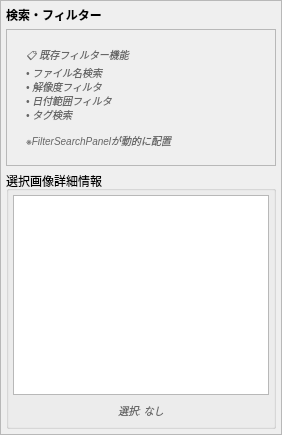
      <widget class="QFrame" name="frameFilterSearchPanel">
       <property name="minimumSize">
        <size>
         <width>250</width>
         <height>0</height>
        </size>
       </property>
       <property name="maximumSize">
        <size>
         <width>400</width>
         <height>16777215</height>
        </size>
       </property>
       <property name="frameShape">
        <enum>QFrame::Shape::StyledPanel</enum>
       </property>
       <property name="frameShadow">
        <enum>QFrame::Shadow::Raised</enum>
       </property>
       <layout class="QVBoxLayout" name="verticalLayout_filterSearch">
        <property name="spacing">
         <number>5</number>
        </property>
        <property name="leftMargin">
         <number>5</number>
        </property>
        <property name="topMargin">
         <number>5</number>
        </property>
        <property name="rightMargin">
         <number>5</number>
        </property>
        <property name="bottomMargin">
         <number>5</number>
        </property>
        <item>
         <widget class="QLabel" name="labelFilterSearch">
          <property name="styleSheet">
           <string>font-weight: bold;</string>
          </property>
          <property name="text">
           <string>検索・フィルター</string>
          </property>
         </widget>
        </item>
        <item>
         <widget class="QFrame" name="frameFilterSearchContent">
          <property name="frameShape">
           <enum>QFrame::Shape::NoFrame</enum>
          </property>
          <layout class="QVBoxLayout" name="verticalLayout_filterSearchContent">
           <property name="spacing">
            <number>5</number>
           </property>
           <property name="leftMargin">
            <number>0</number>
           </property>
           <property name="topMargin">
            <number>0</number>
           </property>
           <property name="rightMargin">
            <number>0</number>
           </property>
           <property name="bottomMargin">
            <number>0</number>
           </property>
           <item>
            <widget class="QFrame" name="frameExistingFilterSearch">
             <property name="styleSheet">
              <string notr="true"/>
             </property>
             <property name="frameShape">
              <enum>QFrame::Shape::StyledPanel</enum>
             </property>
             <layout class="QVBoxLayout" name="verticalLayout_existingFilter">
              <item>
               <widget class="QLabel" name="labelExistingFilterPlaceholder">
                <property name="styleSheet">
                 <string>color: #666; font-size: 10px; font-style: italic; padding: 8px;</string>
                </property>
                <property name="text">
                 <string>📋 既存フィルター機能
• ファイル名検索
• 解像度フィルタ  
• 日付範囲フィルタ
• タグ検索

※FilterSearchPanelが動的に配置</string>
                </property>
                <property name="wordWrap">
                 <bool>true</bool>
                </property>
               </widget>
              </item>
             </layout>
            </widget>
           </item>
          </layout>
         </widget>
        </item>
        <item>
         <widget class="QGroupBox" name="groupBoxSelectedImageDetails">
          <property name="styleSheet">
           <string notr="true"/>
          </property>
          <property name="title">
           <string>選択画像詳細情報</string>
          </property>
          <layout class="QVBoxLayout" name="verticalLayout_selectedImageDetails">
           <property name="spacing">
            <number>4</number>
           </property>
           <property name="leftMargin">
            <number>4</number>
           </property>
           <property name="topMargin">
            <number>4</number>
           </property>
           <property name="rightMargin">
            <number>4</number>
           </property>
           <property name="bottomMargin">
            <number>4</number>
           </property>
           <item>
            <widget class="QTableView" name="tableViewSelectedImageInfo">
             <property name="minimumSize">
              <size>
               <width>0</width>
               <height>200</height>
              </size>
             </property>
             <property name="styleSheet">
              <string notr="true"/>
             </property>
             <property name="alternatingRowColors">
              <bool>true</bool>
             </property>
             <property name="selectionBehavior">
              <enum>QAbstractItemView::SelectionBehavior::SelectRows</enum>
             </property>
             <property name="showGrid">
              <bool>false</bool>
             </property>
             <property name="sortingEnabled">
              <bool>true</bool>
             </property>
            </widget>
           </item>
           <item>
            <widget class="QLabel" name="labelImageSummary">
             <property name="styleSheet">
              <string>color: #666; font-size: 10px; font-style: italic; padding: 4px;</string>
             </property>
             <property name="text">
              <string>選択: なし</string>
             </property>
             <property name="alignment">
              <set>Qt::AlignmentFlag::AlignCenter</set>
             </property>
            </widget>
           </item>
          </layout>
         </widget>
        </item>
       </layout>
      </widget>
